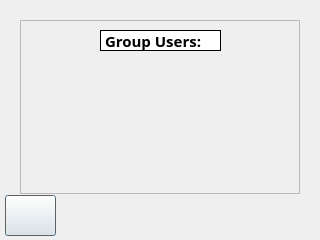
<?xml version="1.0" encoding="UTF-8"?>
<ui version="4.0">
 <class>Usr</class>
 <widget class="QDialog" name="Usr">
  <property name="geometry">
   <rect>
    <x>0</x>
    <y>0</y>
    <width>320</width>
    <height>240</height>
   </rect>
  </property>
  <property name="windowTitle">
   <string>Dialog</string>
  </property>
  <widget class="QPushButton" name="BackUsr">
   <property name="geometry">
    <rect>
     <x>5</x>
     <y>195</y>
     <width>51</width>
     <height>41</height>
    </rect>
   </property>
   <property name="text">
    <string/>
   </property>
   <property name="icon">
    <iconset resource="images.qrc">
     <normaloff>:/Images/back.png</normaloff>:/Images/back.png</iconset>
   </property>
   <property name="iconSize">
    <size>
     <width>40</width>
     <height>40</height>
    </size>
   </property>
  </widget>
  <widget class="QScrollArea" name="scrollUsers">
   <property name="geometry">
    <rect>
     <x>20</x>
     <y>20</y>
     <width>280</width>
     <height>174</height>
    </rect>
   </property>
   <property name="styleSheet">
    <string notr="true">border-image: url(:/Images/BuffLogo.png);</string>
   </property>
   <property name="widgetResizable">
    <bool>true</bool>
   </property>
   <widget class="QWidget" name="scrollAreaWidgetContents">
    <property name="geometry">
     <rect>
      <x>0</x>
      <y>0</y>
      <width>280</width>
      <height>174</height>
     </rect>
    </property>
    <zorder>labelGrouopUsr</zorder>
   </widget>
  </widget>
  <widget class="QLabel" name="labelGrouopUsr">
   <property name="geometry">
    <rect>
     <x>100</x>
     <y>30</y>
     <width>121</width>
     <height>21</height>
    </rect>
   </property>
   <property name="font">
    <font>
     <family>Purisa</family>
     <pointsize>11</pointsize>
     <weight>75</weight>
     <bold>true</bold>
    </font>
   </property>
   <property name="styleSheet">
    <string notr="true">background-color: rgb(255, 255, 255);</string>
   </property>
   <property name="frameShape">
    <enum>QFrame::Panel</enum>
   </property>
   <property name="text">
    <string>Group Users:</string>
   </property>
  </widget>
 </widget>
 <resources>
  <include location="images.qrc"/>
 </resources>
 <connections/>
</ui>
